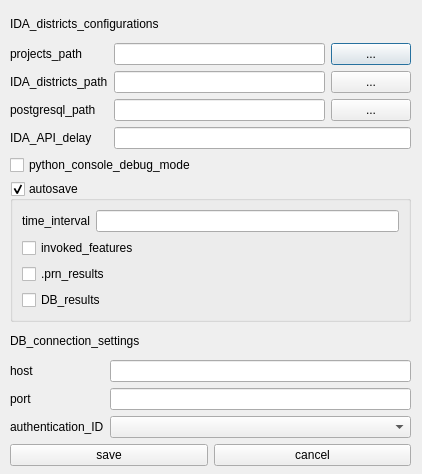
<?xml version="1.0" encoding="UTF-8"?>
<ui version="4.0">
 <class>DialogSettings</class>
 <widget class="QDialog" name="DialogSettings">
  <property name="geometry">
   <rect>
    <x>0</x>
    <y>0</y>
    <width>422</width>
    <height>474</height>
   </rect>
  </property>
  <property name="windowTitle">
   <string>Dialog</string>
  </property>
  <widget class="QWidget" name="verticalLayoutWidget">
   <property name="geometry">
    <rect>
     <x>10</x>
     <y>10</y>
     <width>401</width>
     <height>456</height>
    </rect>
   </property>
   <layout class="QVBoxLayout" name="verticalLayout">
    <item>
     <widget class="QLabel" name="label">
      <property name="text">
       <string>IDA_districts_configurations</string>
      </property>
     </widget>
    </item>
    <item>
     <layout class="QHBoxLayout" name="horizontalLayout">
      <item>
       <layout class="QVBoxLayout" name="verticalLayout_2">
        <item>
         <widget class="QLabel" name="label_10">
          <property name="text">
           <string>projects_path</string>
          </property>
         </widget>
        </item>
        <item>
         <widget class="QLabel" name="label_5">
          <property name="text">
           <string>IDA_districts_path</string>
          </property>
         </widget>
        </item>
        <item>
         <widget class="QLabel" name="label_7">
          <property name="text">
           <string>postgresql_path</string>
          </property>
         </widget>
        </item>
        <item>
         <widget class="QLabel" name="label_6">
          <property name="text">
           <string>IDA_API_delay</string>
          </property>
         </widget>
        </item>
       </layout>
      </item>
      <item>
       <layout class="QVBoxLayout" name="verticalLayout_6">
        <item>
         <layout class="QHBoxLayout" name="horizontalLayout_6">
          <item>
           <widget class="QLineEdit" name="lineEdit_pathProjects">
            <property name="text">
             <string/>
            </property>
           </widget>
          </item>
          <item>
           <widget class="QPushButton" name="btn_fileChoserProjectPath">
            <property name="text">
             <string>...</string>
            </property>
           </widget>
          </item>
         </layout>
        </item>
        <item>
         <layout class="QHBoxLayout" name="horizontalLayout_7">
          <item>
           <widget class="QLineEdit" name="lineEdit_pathDistricts">
            <property name="text">
             <string/>
            </property>
           </widget>
          </item>
          <item>
           <widget class="QPushButton" name="btn_fileChoserIDADistrictsPath">
            <property name="text">
             <string>...</string>
            </property>
           </widget>
          </item>
         </layout>
        </item>
        <item>
         <layout class="QHBoxLayout" name="horizontalLayout_8">
          <item>
           <widget class="QLineEdit" name="lineEdit_pathPostgresql"/>
          </item>
          <item>
           <widget class="QPushButton" name="btn_fileChoserPostgresqlPath">
            <property name="text">
             <string>...</string>
            </property>
           </widget>
          </item>
         </layout>
        </item>
        <item>
         <widget class="QLineEdit" name="lineEdit_districts_api_delay">
          <property name="text">
           <string/>
          </property>
         </widget>
        </item>
       </layout>
      </item>
     </layout>
    </item>
    <item>
     <widget class="QCheckBox" name="checkBox_debug">
      <property name="text">
       <string>python_console_debug_mode</string>
      </property>
     </widget>
    </item>
    <item>
     <widget class="QGroupBox" name="groupBox_autosave">
      <property name="title">
       <string>autosave</string>
      </property>
      <property name="checkable">
       <bool>true</bool>
      </property>
      <layout class="QVBoxLayout" name="verticalLayout_3">
       <item>
        <layout class="QHBoxLayout" name="horizontalLayout_3">
         <item>
          <widget class="QLabel" name="label_8">
           <property name="text">
            <string>time_interval</string>
           </property>
          </widget>
         </item>
         <item>
          <widget class="QLineEdit" name="lineEdit_autosave_dt">
           <property name="text">
            <string/>
           </property>
          </widget>
         </item>
        </layout>
       </item>
       <item>
        <widget class="QCheckBox" name="checkBox_exportInvokedFeatures">
         <property name="text">
          <string>invoked_features</string>
         </property>
        </widget>
       </item>
       <item>
        <widget class="QCheckBox" name="checkBox_exportPrn">
         <property name="text">
          <string>.prn_results</string>
         </property>
        </widget>
       </item>
       <item>
        <widget class="QCheckBox" name="checkBox_exportDbResults">
         <property name="text">
          <string>DB_results</string>
         </property>
        </widget>
       </item>
      </layout>
     </widget>
    </item>
    <item>
     <widget class="QLabel" name="label_2">
      <property name="text">
       <string>DB_connection_settings</string>
      </property>
     </widget>
    </item>
    <item>
     <layout class="QHBoxLayout" name="horizontalLayout_2">
      <item>
       <layout class="QVBoxLayout" name="verticalLayout_4">
        <item>
         <widget class="QLabel" name="label_3">
          <property name="text">
           <string>host</string>
          </property>
         </widget>
        </item>
        <item>
         <widget class="QLabel" name="label_4">
          <property name="text">
           <string>port</string>
          </property>
         </widget>
        </item>
        <item>
         <widget class="QLabel" name="label_9">
          <property name="text">
           <string>authentication_ID</string>
          </property>
         </widget>
        </item>
       </layout>
      </item>
      <item>
       <layout class="QVBoxLayout" name="verticalLayout_5">
        <item>
         <widget class="QLineEdit" name="lineEdit_host">
          <property name="text">
           <string/>
          </property>
         </widget>
        </item>
        <item>
         <widget class="QLineEdit" name="lineEdit_port">
          <property name="text">
           <string/>
          </property>
         </widget>
        </item>
        <item>
         <widget class="QComboBox" name="comboBox_AuthId"/>
        </item>
       </layout>
      </item>
     </layout>
    </item>
    <item>
     <layout class="QHBoxLayout" name="horizontalLayout_4">
      <item>
       <widget class="QPushButton" name="btn_save">
        <property name="text">
         <string>save</string>
        </property>
       </widget>
      </item>
      <item>
       <widget class="QPushButton" name="btn_cancel">
        <property name="text">
         <string>cancel</string>
        </property>
       </widget>
      </item>
     </layout>
    </item>
   </layout>
  </widget>
 </widget>
 <resources/>
 <connections/>
</ui>
